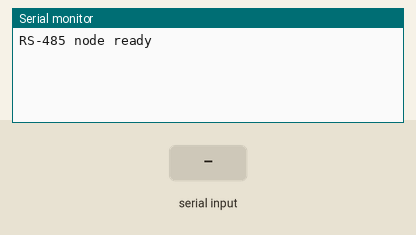
This sketch was run on a simulated ESP32. On the bench: the last lines printed to the serial monitor. The test bench sets the inputs (shaded band).

Above: at 1.2 s.
1.3 s: "1\n" received over the second serial link
At 2.5 s:
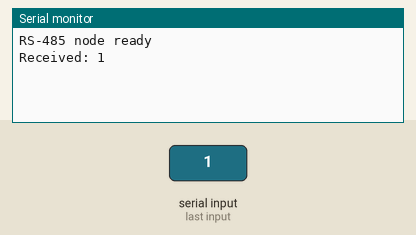
2.8 s: "0\n" received over the second serial link
At 3.7 s:
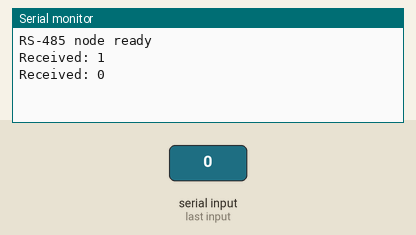
4.3 s: "2\n" received over the second serial link
At 4.8 s:
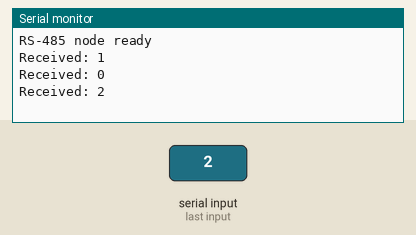

The sketch:

example.ino
```cpp
// Uses ESP32 hardware UART2 (RX=16, TX=17) with a direction pin on GPIO4 to transmit a counter message over RS‑485, then switch to receive and print incoming lines to the USB Serial.
//
// Buy this module: https://shillehtek.com/products/max485-ttl-rs485-converter-module
// Full manual: https://shillehtek.com/blogs/shillehtek-product-manuals/max485-ttl-rs485-converter-module-manual
// More examples: https://github.com/shillehbean/shillehtek-examples
//

// MAX485 RS-485 - ESP32 Example (hardware UART2)
// RO->GPIO16, DI->GPIO17, RE+DE->GPIO4

const int DIR_PIN = 4;
unsigned long counter = 0;

void setTransmit(bool tx) {
  digitalWrite(DIR_PIN, tx ? HIGH : LOW);
  delayMicroseconds(50);
}

void setup() {
  Serial.begin(115200);
  Serial2.begin(9600, SERIAL_8N1, 16, 17);   // RX=16, TX=17
  pinMode(DIR_PIN, OUTPUT);
  setTransmit(false);
  Serial.println("RS-485 node ready");
}

void loop() {
  setTransmit(true);
  Serial2.printf("ESP32 MSG %lu\n", counter++);
  Serial2.flush();
  setTransmit(false);

  unsigned long t0 = millis();
  while (millis() - t0 < 1000) {
    if (Serial2.available()) {
      String line = Serial2.readStringUntil('\n');
      Serial.print("Received: ");
      Serial.println(line);
    }
  }
}
```

Measured:
- after the input at 1.3 s, the serial monitor: prints a new line at once (image 1)
- after the input at 2.8 s, the serial monitor: prints a new line at once (image 2)
- after the input at 4.3 s, the serial monitor: prints a new line at once (image 3)
